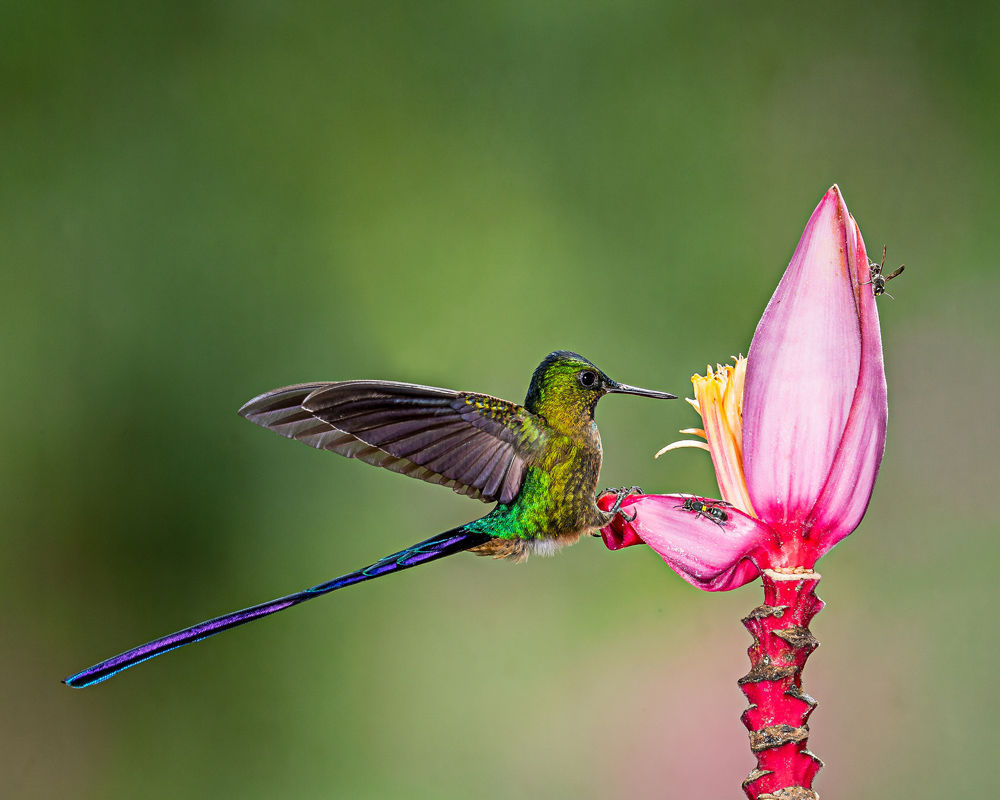
#> input picture Basics/images/bird.jpg, 1000 x 800 px
$ python thresholding.py
#> lines starting #> are read from the running program, lines starting #| are printed output that depends on the picture; after the words box and inside, x2 and y2 are one past the last pixel; in counts of white or black regions, pixels touching at a corner belong together
import numpy as np
import cv2

pic = cv2.imread("images/bird.jpg", 0)
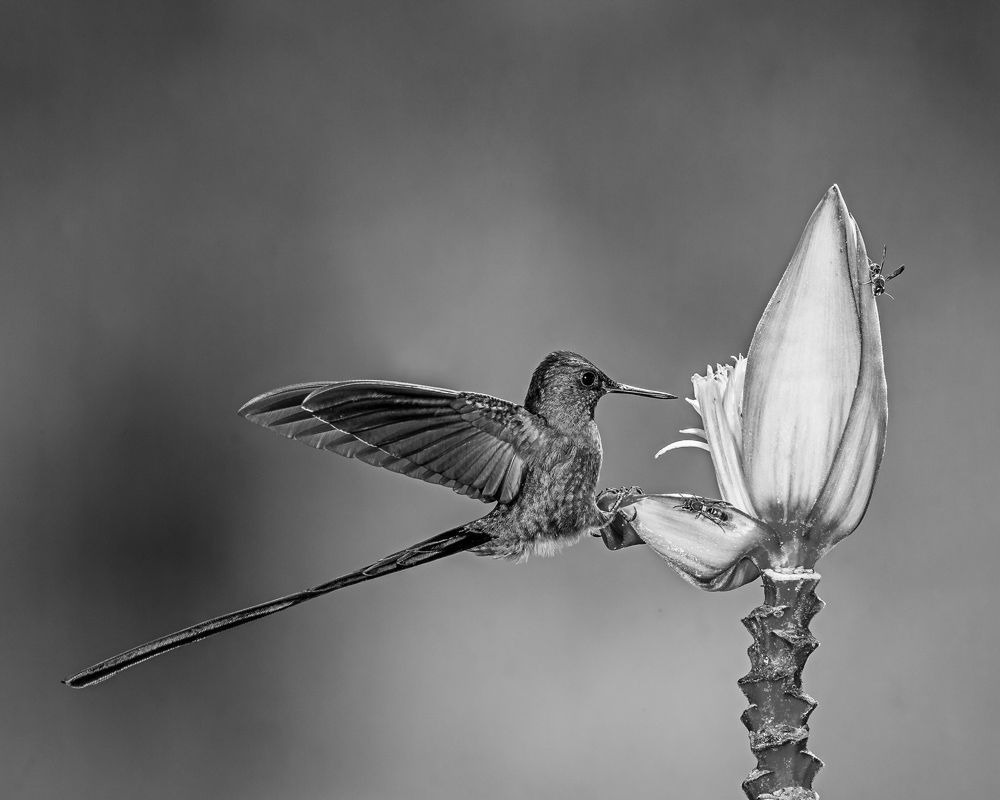
#> pic: shape (800, 1000); min 0, max 255, mean 110.3
cols = pic.shape[0]
#> cols = 800
rows = pic.shape[1]
#> rows = 1000
cv2.imshow('original', pic)
threshold_value = 150

# cv2.threshold(grayscaleimg, threshold_value, max_value, thresolding type)
(T_value, binary_threshold) = cv2.threshold(pic, threshold_value, 255, cv2.THRESH_BINARY)
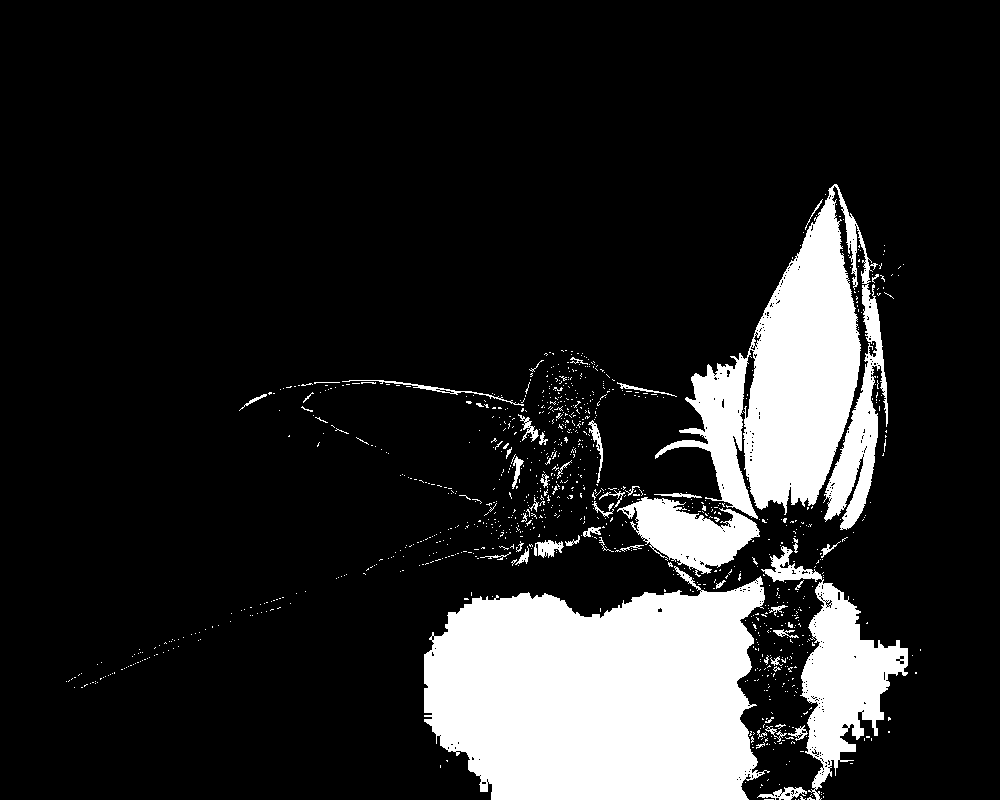
#> binary_threshold: shape (800, 1000); 15.1% white; 1045 white regions (992 under 20 px), largest, box (x1, y1, x2, y2) and area: (424, 566, 770, 800) 61590, (655, 184, 888, 530) 35752, (761, 546, 908, 800) 11502
#> T_value = 150
cv2.imshow('binary', binary_threshold)

(T_value, binary_threshold) = cv2.threshold(pic, threshold_value, 255, cv2.THRESH_BINARY_INV)
cv2.imshow('binary_inv', binary_threshold)

cv2.waitKey(0)
cv2.destroyAllWindows()

$ run again, with Basics/images/cv1.jpg copied over Basics/images/bird.jpg
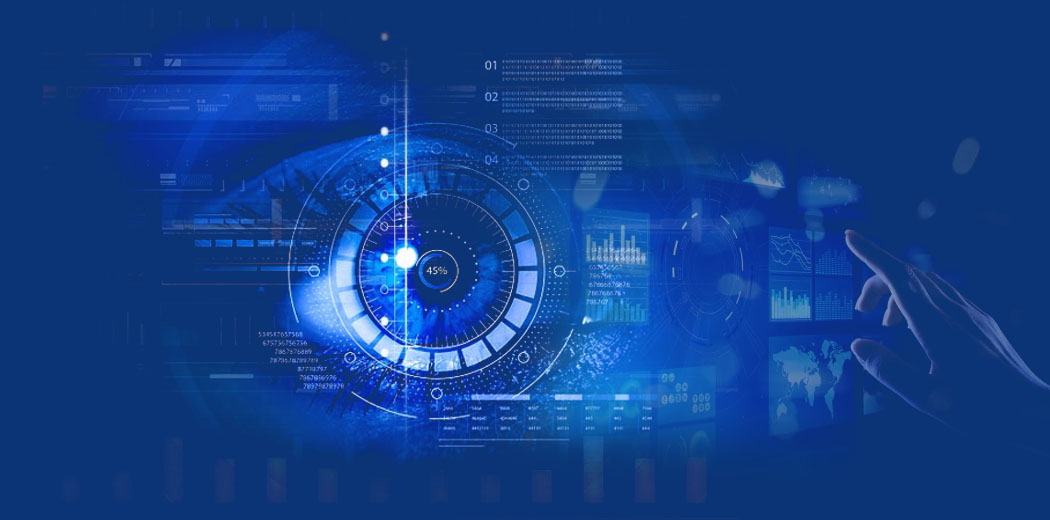
#> input picture Basics/images/cv1.jpg, 1050 x 520 px
#> `pic = cv2.imread("images/bird.jpg", 0)`:
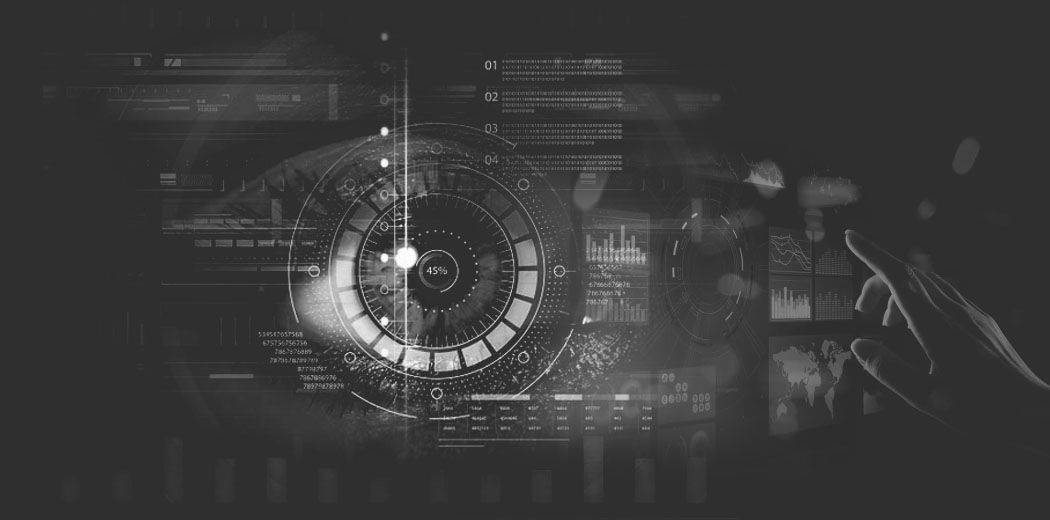
#> pic: shape (520, 1050); min 28, max 255, mean 57.7
#> `(T_value, binary_threshold) = cv2.threshold(pic, threshold_value, 255,..`:
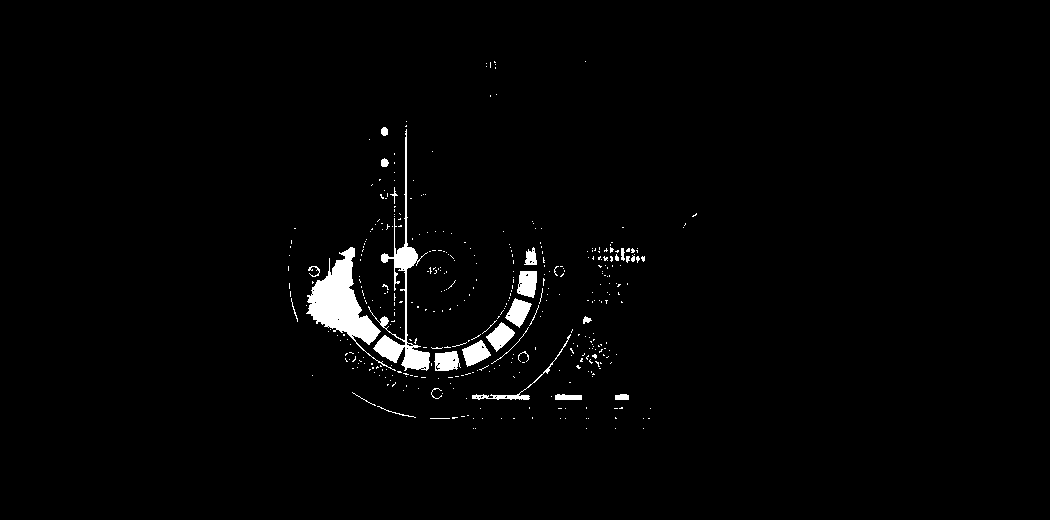
#> binary_threshold: shape (520, 1050); 1.8% white; 391 white regions (363 under 20 px), largest, box (x1, y1, x2, y2) and area: (306, 247, 396, 371) 3293, (368, 129, 430, 371) 2160, (462, 340, 491, 367) 445
#> T_value = 150

$ run again, with Basics/images/people.jpg copied over Basics/images/bird.jpg
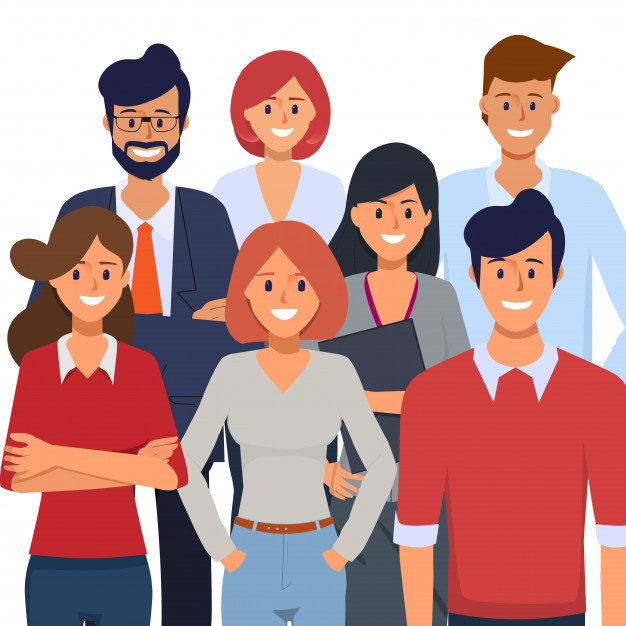
#> input picture Basics/images/people.jpg, 626 x 626 px
#> `pic = cv2.imread("images/bird.jpg", 0)`:
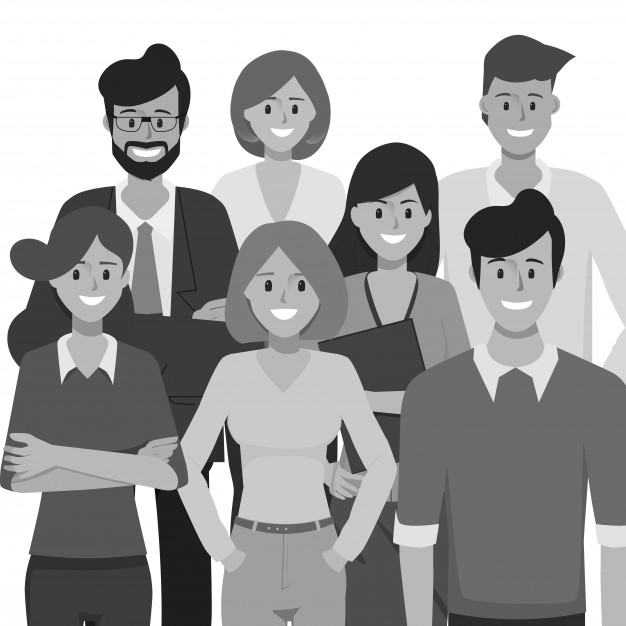
#> pic: shape (626, 626); min 9, max 255, mean 161.1
#> `(T_value, binary_threshold) = cv2.threshold(pic, threshold_value, 255,..`:
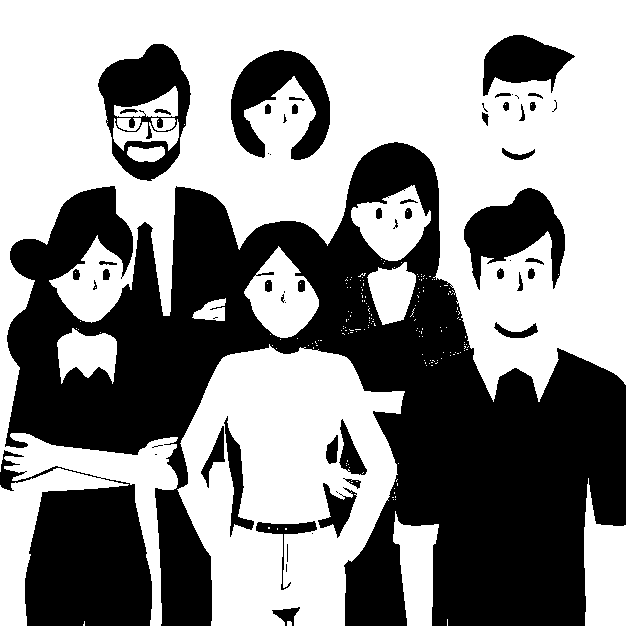
#> binary_threshold: shape (626, 626); 56.1% white; 59 black regions (18 under 20 px), largest, box (x1, y1, x2, y2) and area: (5, 142, 626, 626) 129079, (0, 450, 152, 626) 16312, (98, 44, 191, 181) 6214
#> T_value = 150
